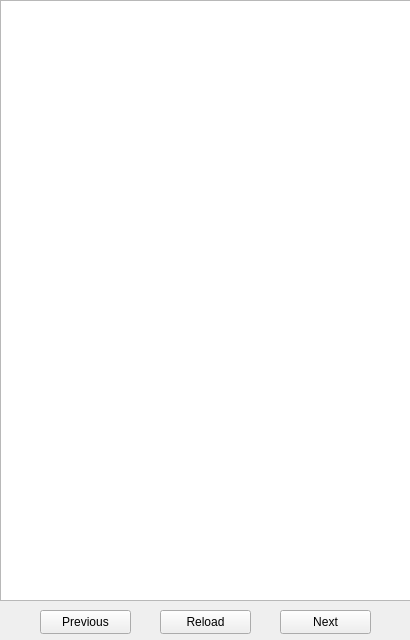
<?xml version="1.0" encoding="UTF-8"?>
<ui version="4.0">
 <class>InfoDialog</class>
 <widget class="QDialog" name="InfoDialog">
  <property name="geometry">
   <rect>
    <x>0</x>
    <y>0</y>
    <width>410</width>
    <height>640</height>
   </rect>
  </property>
  <property name="minimumSize">
   <size>
    <width>410</width>
    <height>640</height>
   </size>
  </property>
  <property name="maximumSize">
   <size>
    <width>410</width>
    <height>640</height>
   </size>
  </property>
  <property name="windowTitle">
   <string>Info</string>
  </property>
  <widget class="QPlainTextEdit" name="plainTextEdit">
   <property name="geometry">
    <rect>
     <x>0</x>
     <y>0</y>
     <width>411</width>
     <height>601</height>
    </rect>
   </property>
   <property name="sizePolicy">
    <sizepolicy hsizetype="Expanding" vsizetype="Expanding">
     <horstretch>0</horstretch>
     <verstretch>0</verstretch>
    </sizepolicy>
   </property>
   <property name="focusPolicy">
    <enum>Qt::ClickFocus</enum>
   </property>
  </widget>
  <widget class="QPushButton" name="prev">
   <property name="geometry">
    <rect>
     <x>40</x>
     <y>610</y>
     <width>91</width>
     <height>24</height>
    </rect>
   </property>
   <property name="focusPolicy">
    <enum>Qt::NoFocus</enum>
   </property>
   <property name="text">
    <string>Previous</string>
   </property>
  </widget>
  <widget class="QPushButton" name="next">
   <property name="geometry">
    <rect>
     <x>280</x>
     <y>610</y>
     <width>91</width>
     <height>24</height>
    </rect>
   </property>
   <property name="focusPolicy">
    <enum>Qt::NoFocus</enum>
   </property>
   <property name="text">
    <string>Next</string>
   </property>
  </widget>
  <widget class="QPushButton" name="reload">
   <property name="geometry">
    <rect>
     <x>160</x>
     <y>610</y>
     <width>91</width>
     <height>24</height>
    </rect>
   </property>
   <property name="focusPolicy">
    <enum>Qt::NoFocus</enum>
   </property>
   <property name="text">
    <string>Reload</string>
   </property>
  </widget>
 </widget>
 <resources/>
 <connections/>
</ui>
